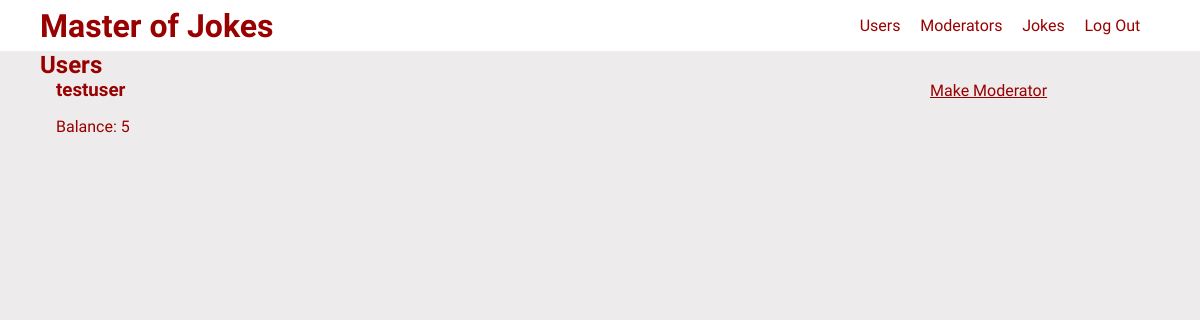
The app's page /moderator/users (signed in), older data.
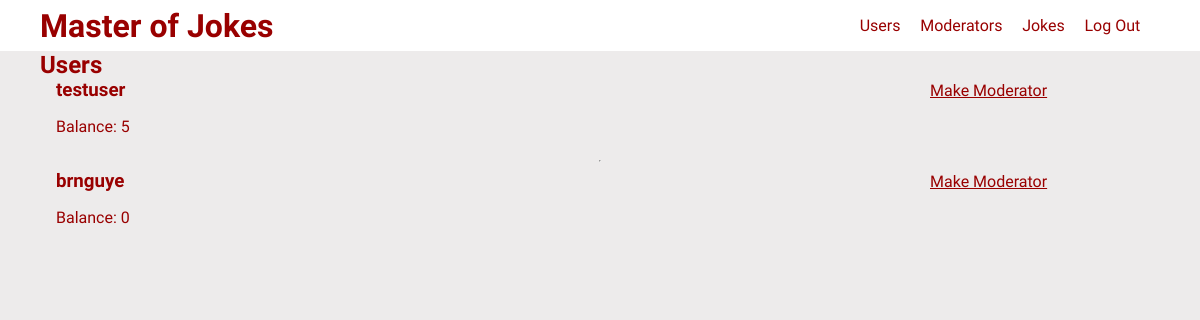
The same page, newer data.
### tables this page shows
CREATE TABLE user (
  id INTEGER PRIMARY KEY AUTOINCREMENT,
  email TEXT NOT NULL,
  nickname TEXT UNIQUE NOT NULL,
  password TEXT NOT NULL,
  balance INTEGER,
  role TEXT NOT NULL
);

### moj/moderator.py (the view)
@bp.route("/moderator/users")
@moderator_required
def get_users():
    users = get_all_users()
    return render_template("moderator/users.html", users=users)

### moj/auth.py (called while the page is built)
@bp.before_app_request
def load_logged_in_user():
    user_id = session.get("user_id")
    if user_id is None:
        g.user = None
    else:
        g.user = (
            get_db().execute("SELECT * FROM user WHERE id = ?", (user_id,)).fetchone()
        )

def moderator_required(view):
    @functools.wraps(view)
    def wrapped_view(**kwargs):
        if g.user is None:
            logger.warning("User not logged in")
            return redirect(url_for("auth.login"))
        if g.user["role"] != "moderator":
            logger.warning("User is not a moderator")
            return redirect(url_for("blog.index"))
        return view(**kwargs)
    return wrapped_view

### moj/db.py (called while the page is built)
def get_db():
    if "db" not in g:
        g.db = sqlite3.connect(
            current_app.config["DATABASE"], detect_types=sqlite3.PARSE_DECLTYPES
        )
        g.db.row_factory = sqlite3.Row
        logger.debug("Database connection established")
    return g.db

### moj/moderator.py (called while the page is built)
def get_all_users():
    users = get_db().execute("SELECT * FROM user WHERE role LIKE 'user'").fetchall()
    return users

### moj/templates/moderator/users.html
{% extends "base.html" %}
{% block content %}
  <h1>Users</h1>
  {% for user in users %}
    <article class="user">
      <header>
        <div>
          <a class="action" href="{{ url_for('moderator.update_user_balance', id=user['id']) }}">
            <h1>{{ user["nickname"] }}</h1>
          </a>
        </div>
        <div class="moderator-user-page-action-container">
          <form action="{{ url_for('moderator.make_moderator', id=user['id']) }}" method="post">
            <button
              type="submit"
              onclick="return confirm('Are you sure?');"
            >
              <a class="action">
                Make Moderator
              </a>
            </button>
          </form>
        </div>
      </header>
      <p class="body">Balance: {{ user["balance"] }}</p>
    </article>
    {% if not loop.last %}
    <hr />
    {% endif %}
  {% endfor %}
{% endblock %}

### moj/templates/base.html (shortened to what this page needs)
<!doctype html>
<link rel="stylesheet" href="{{ url_for('static', filename='style.css') }}" />
<nav class="navbar">
  <h1>Master of Jokes</h1>
  <ul>
    {% if g.user %}
      {% if g.user["role"] == "user" %}
        <li><a class="navbar-link" href="{{url_for('blog.personal')}}">My Jokes</a>
        <li><a class="navbar-link" href="{{url_for('blog.community')}}">Joke List</a>
      {% else %}
        <li><a class="navbar-link" href="{{url_for('moderator.get_users')}}">Users</a>
        <li><a class="navbar-link" href="{{url_for('moderator.get_moderators')}}">Moderators</a>
        <li><a class="navbar-link" href="{{url_for('moderator.jokes')}}">Jokes</a>
      {% endif %}
      <li><a class="navbar-link" href="{{ url_for('auth.logout') }}">Log Out</a>
    {% else %}
      <li><a class="navbar-link" href="{{ url_for('auth.register') }}">Register</a>
      <li><a class="navbar-link" href="{{ url_for('auth.login') }}">Log In</a>
    {% endif %}
  </ul>
</nav>
<section class="content">
  {% block content %}{% endblock %}
</section>

### moj/static/style.css (style rules this page uses)
* { font-family: "Atma"; color: #990000; }
h1, h2, h3, h4, h5, h6 { padding: 0; margin: 0; cursor: default; }
.navbar { display: grid; grid-template-columns: 5fr 2fr; padding: 0 2.5em; background-color: #ffffff; }
.navbar > h1 { display: flex; align-items: center; font-size: 2em; }
.navbar > ul { padding: 0; list-style-type: none; display: flex; justify-content: space-evenly; }
.navbar-link { text-decoration: none; }
.content { padding: 0 2.5em; display: flex; flex-direction: column; justify-content: center; }
.action { display: flex; justify-content: center; align-items: center; }
.community-page-action-container, .moderator-user-page-action-container { display: flex; justify-content: space-evenly; }
.community-page-action-container > form, .moderator-user-page-action-container > form { display: flex; justify-content: center; }
.community-page-action-container > form > button, .moderator-user-page-action-container > form > button { background-color: transparent; border: none; text-decoration: underline; cursor: pointer; font-size: 1em; font-weight: normal; }
.user { padding: 0 1em; }
.user > header { display: grid; grid-template-columns: 5fr 2fr; }
.user > header > div > .action { display: grid; justify-content: flex-start; text-decoration: none; }

Row changes from the older to the newer data that the page shows:
added user: nickname "brnguye", balance "0"
